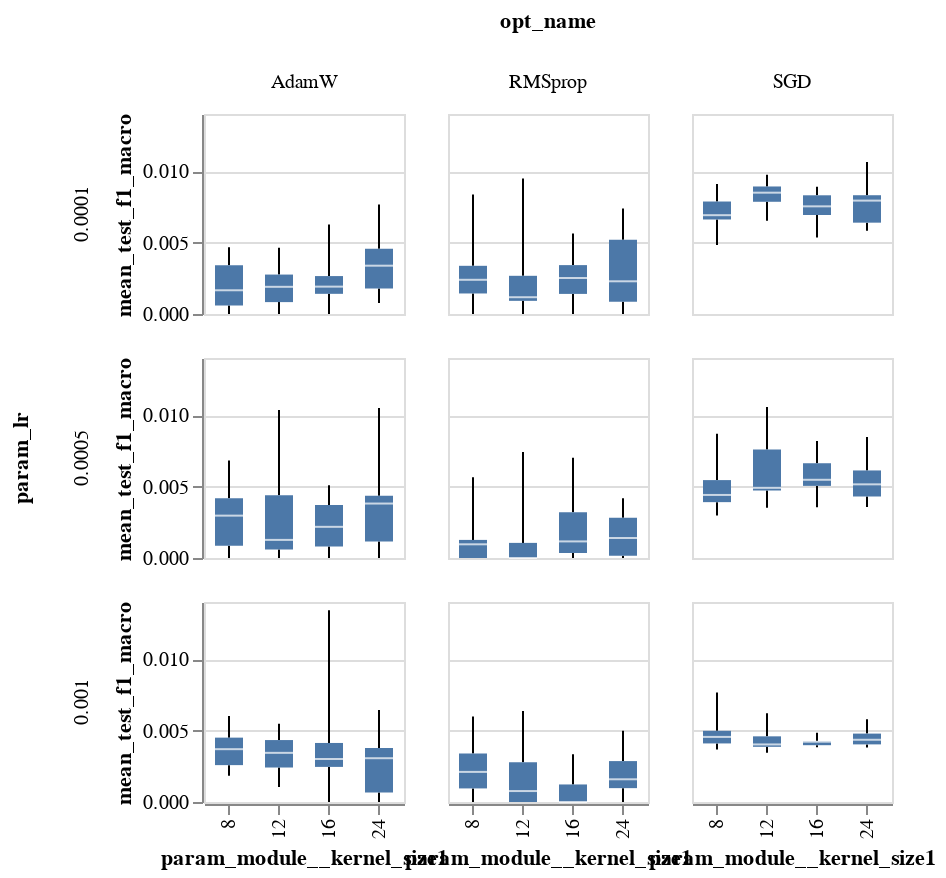

Write notebook code for a chart like this one.
### Code cell
alt.Chart(sm_res_df).mark_boxplot(extent='min-max').encode(
    x=alt.X('param_module__kernel_size1:O'),#title="kernel size 1"),
    y='mean_test_f1_macro:Q',
    #color=alt.Color('param_lr:N',scale=alt.Scale(scheme='tableau10')),
    column='opt_name:N',
    row='param_lr:N',   
).interactive(
).properties(
    height=100,
    width=100
)

### Figure 1 — Vega-Lite specification as saved in the notebook (floating-point values rounded to 4 significant figures; data arrays with more than 128 entries replaced by an {"elided": "..."} marker saying what was removed)
{"config": {"view": {"continuousWidth": 400, "continuousHeight": 300}}, "data": {"name": "data-b549f45f709b5de3844150f4087ccd75"}, "mark": {"type": "boxplot", "extent": "min-max"}, "encoding": {"column": {"type": "nominal", "field": "opt_name"}, "row": {"type": "nominal", "field": "param_lr"}, "x": {"type": "ordinal", "field": "param_module__kernel_size1"}, "y": {"type": "quantitative", "field": "mean_test_f1_macro"}}, "height": 100, "selection": {"selector007": {"type": "interval", "bind": "scales", "encodings": ["x", "y"]}}, "width": 100, "$schema": "https://vega.github.io/schema/vega-lite/v4.8.1.json", "datasets": {"data-b549f45f709b5de3844150f4087ccd75": {"elided": "500 records"}}}
